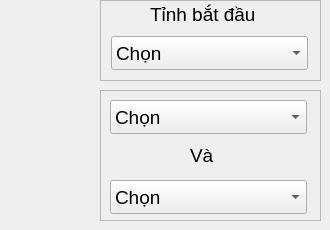
       <widget class="QWidget" name="input_TB">
        <widget class="QFrame" name="frame_5">
         <property name="geometry">
          <rect>
           <x>100</x>
           <y>90</y>
           <width>221</width>
           <height>131</height>
          </rect>
         </property>
         <property name="frameShape">
          <enum>QFrame::StyledPanel</enum>
         </property>
         <property name="frameShadow">
          <enum>QFrame::Plain</enum>
         </property>
         <widget class="QLabel" name="label_12">
          <property name="geometry">
           <rect>
            <x>90</x>
            <y>50</y>
            <width>31</width>
            <height>31</height>
           </rect>
          </property>
          <property name="font">
           <font>
            <pointsize>14</pointsize>
           </font>
          </property>
          <property name="text">
           <string>Và</string>
          </property>
         </widget>
         <widget class="QComboBox" name="tinh_di_tb_2">
          <property name="enabled">
           <bool>true</bool>
          </property>
          <property name="geometry">
           <rect>
            <x>10</x>
            <y>10</y>
            <width>197</width>
            <height>34</height>
           </rect>
          </property>
          <property name="font">
           <font>
            <pointsize>14</pointsize>
           </font>
          </property>
          <item>
           <property name="text">
            <string>Chọn</string>
           </property>
          </item>
          <item>
           <property name="text">
            <string>Lào Cai</string>
           </property>
          </item>
          <item>
           <property name="text">
            <string>Lai Châu</string>
           </property>
          </item>
          <item>
           <property name="text">
            <string>Yên Bái</string>
           </property>
          </item>
          <item>
           <property name="text">
            <string>Điện Biên</string>
           </property>
          </item>
          <item>
           <property name="text">
            <string>Sơn La</string>
           </property>
          </item>
          <item>
           <property name="text">
            <string>Hòa Bình</string>
           </property>
          </item>
         </widget>
         <widget class="QComboBox" name="tinh_ve_tb_3">
          <property name="enabled">
           <bool>true</bool>
          </property>
          <property name="geometry">
           <rect>
            <x>10</x>
            <y>90</y>
            <width>197</width>
            <height>34</height>
           </rect>
          </property>
          <property name="font">
           <font>
            <pointsize>14</pointsize>
           </font>
          </property>
          <item>
           <property name="text">
            <string>Chọn</string>
           </property>
          </item>
          <item>
           <property name="text">
            <string>Lào Cai</string>
           </property>
          </item>
          <item>
           <property name="text">
            <string>Lai Châu</string>
           </property>
          </item>
          <item>
           <property name="text">
            <string>Yên Bái</string>
           </property>
          </item>
          <item>
           <property name="text">
            <string>Điện Biên</string>
           </property>
          </item>
          <item>
           <property name="text">
            <string>Sơn La</string>
           </property>
          </item>
          <item>
           <property name="text">
            <string>Hòa Bình</string>
           </property>
          </item>
         </widget>
        </widget>
        <widget class="QFrame" name="frame_4">
         <property name="geometry">
          <rect>
           <x>100</x>
           <y>0</y>
           <width>221</width>
           <height>81</height>
          </rect>
         </property>
         <property name="frameShape">
          <enum>QFrame::StyledPanel</enum>
         </property>
         <property name="frameShadow">
          <enum>QFrame::Plain</enum>
         </property>
         <widget class="QComboBox" name="tinh_xp_tb">
          <property name="enabled">
           <bool>true</bool>
          </property>
          <property name="geometry">
           <rect>
            <x>11</x>
            <y>36</y>
            <width>197</width>
            <height>34</height>
           </rect>
          </property>
          <property name="font">
           <font>
            <pointsize>14</pointsize>
           </font>
          </property>
          <item>
           <property name="text">
            <string>Chọn</string>
           </property>
          </item>
          <item>
           <property name="text">
            <string>Lào Cai</string>
           </property>
          </item>
          <item>
           <property name="text">
            <string>Lai Châu</string>
           </property>
          </item>
          <item>
           <property name="text">
            <string>Yên Bái</string>
           </property>
          </item>
          <item>
           <property name="text">
            <string>Điện Biên</string>
           </property>
          </item>
          <item>
           <property name="text">
            <string>Sơn La</string>
           </property>
          </item>
          <item>
           <property name="text">
            <string>Hòa Bình</string>
           </property>
          </item>
         </widget>
         <widget class="QLabel" name="label_10">
          <property name="geometry">
           <rect>
            <x>50</x>
            <y>0</y>
            <width>129</width>
            <height>28</height>
           </rect>
          </property>
          <property name="font">
           <font>
            <pointsize>14</pointsize>
           </font>
          </property>
          <property name="text">
           <string>Tỉnh bắt đầu</string>
          </property>
         </widget>
        </widget>
       </widget>
